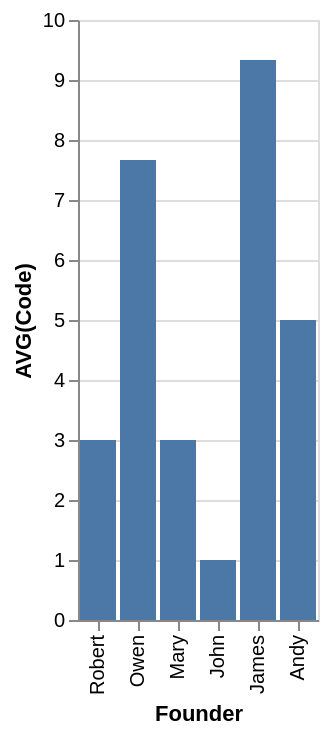

This figure's Vega-Lite source:
### Vega-Lite specification from a JSON file in a GitHub repository (floating-point values rounded to 4 significant figures)
{"data": {"values": [{"x_data": "Robert", "y_data": 3}, {"x_data": "Owen", "y_data": 7.667}, {"x_data": "Mary", "y_data": 3}, {"x_data": "John", "y_data": 1}, {"x_data": "James", "y_data": 9.333}, {"x_data": "Andy", "y_data": 5}]}, "mark": "bar", "encoding": {"x": {"field": "x_data", "type": "nominal", "title": "Founder", "sort": "descending"}, "y": {"field": "y_data", "type": "quantitative", "title": "AVG(Code)"}}}
